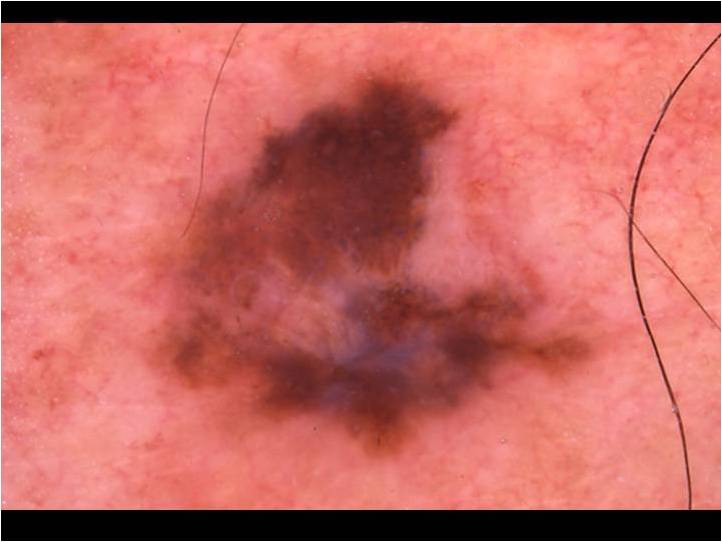
#> input picture dataset/AddTest/SLA_013.jpg, 722 x 542 px
$ jupyter execute --allow-errors 'main add.ipynb'   (shell and % lines are left out)
#> lines starting #> are read from the running program, lines starting #| are printed output that depends on the picture; after the words box and inside, x2 and y2 are one past the last pixel; in counts of white or black regions, pixels touching at a corner belong together
[cell 1]
import cv2
import numpy as np
input_dir = 'dataset/AddTest'
output_dir = 'dataset/AddOutput'
groundtruth_dir = 'dataset/AddTestGT'

import matplotlib.pyplot as plt

[cell 2]
image_no = '013'

[cell 3]
img = cv2.imread(input_dir + f'/SLA_{image_no}.jpg')
#> img is the input picture: shape (542, 722, 3); mean B, G, R 96.8, 102.4, 193.9
img_ground = cv2.imread(groundtruth_dir + f'/SLA_GT_{image_no}.png')
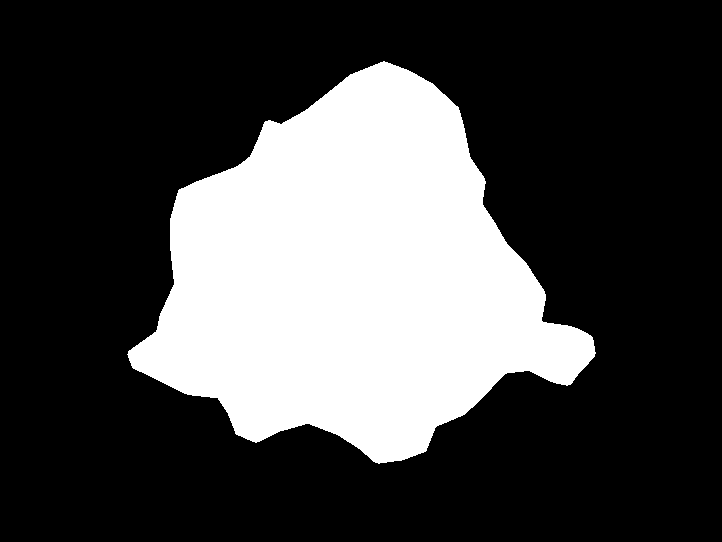
#> input picture dataset/AddTestGT/SLA_GT_013.png, 722 x 542 px
#> img_ground is the input picture: shape (542, 722, 3); 28% white; 1 white region, box (x1, y1, x2, y2) and area: (127, 61, 596, 464) 109613
img_rgb = cv2.cvtColor(img, cv2.COLOR_BGR2RGB)  # convert BGR to RGB
plt.imshow(img_rgb)
plt.show()

[cell 4]
img = cv2.cvtColor(img, cv2.COLOR_BGR2GRAY)
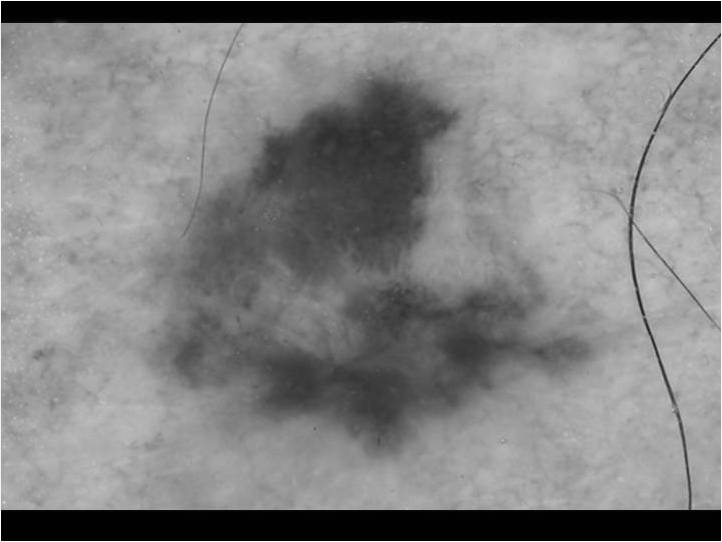
#> img: shape (542, 722); min 0, max 255, mean 129.1
# Reduce noise
blur = cv2.GaussianBlur(img,(7,7),0)
img_contrast = cv2.convertScaleAbs(blur, alpha=1.2, beta=10)
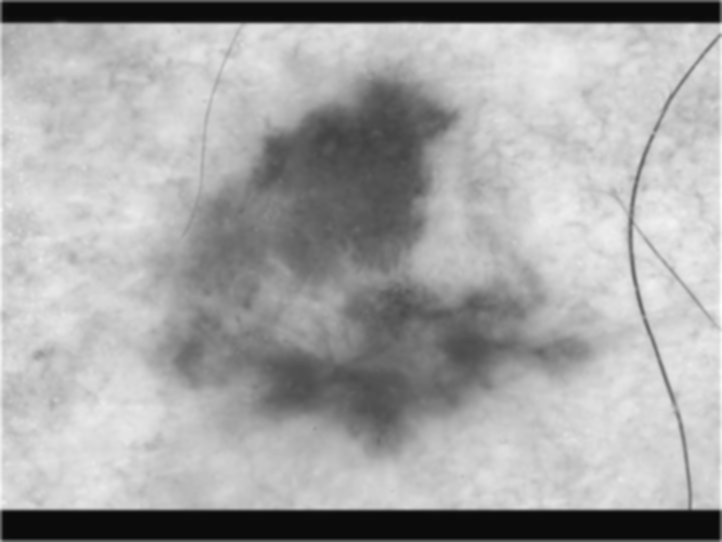
#> img_contrast: shape (542, 722); min 11, max 255, mean 164.4

[cell 5]
ret,binary = cv2.threshold(img_contrast,0,255,cv2.THRESH_BINARY_INV+cv2.THRESH_OTSU)
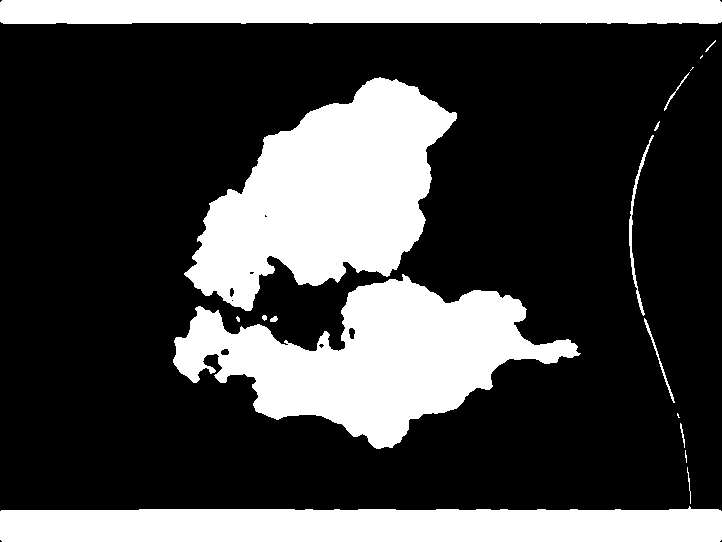
#> binary: shape (542, 722); 28% white; 18 white regions (5 under 20 px), largest, box (x1, y1, x2, y2) and area: (184, 77, 457, 311) 35128, (173, 274, 581, 449) 33223, (0, 506, 722, 542) 23429
#> ret = 137

[cell 6]
cross_kernel = cv2.getStructuringElement(cv2.MORPH_CROSS,(5,5))
eroded = cv2.erode(binary,cross_kernel,iterations = 5)
#> eroded: shape (542, 722); 19.1% white; 8 white regions (3 under 20 px), largest, box (x1, y1, x2, y2) and area: (196, 87, 445, 299) 26765, (229, 287, 524, 439) 21660, (0, 517, 722, 542) 16058, (1, 0, 721, 14) 9412, (183, 319, 224, 370) 803

[cell 7]
plt.figure(figsize=(12,6))
plt.subplot(121), plt.imshow(binary,cmap='gray')
plt.title('Binary Image')
plt.xticks([]),plt.yticks([])

plt.subplot(122), plt.imshow(eroded,cmap='gray')
plt.title('Eroded Image')
plt.xticks([]),plt.yticks([])
plt.show()

[cell 8]
# Flood fill to remove border image mask
thresh = eroded.copy()
h, w = img.shape[:2]
#> h = 542; w = 722
for row in range(h):
    if thresh[row, 0] == 255:
        cv2.floodFill(thresh, None, (0, row), 0)
    if thresh[row, w-1] == 255:
        cv2.floodFill(thresh, None, (w-1, row), 0)
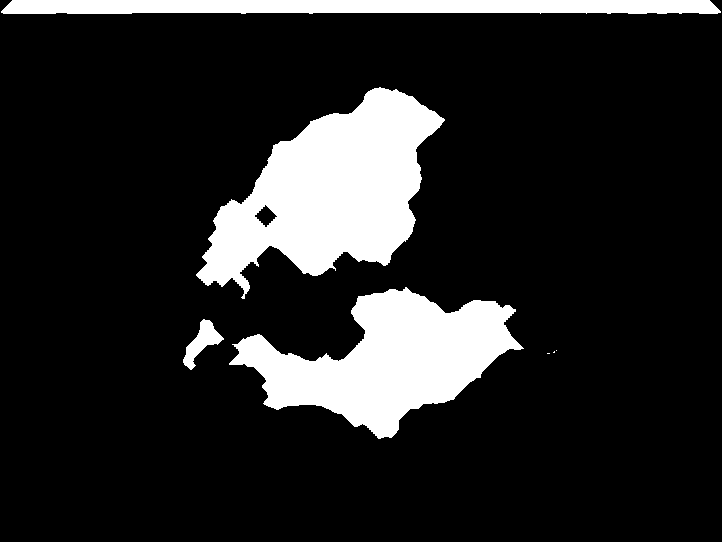
#> thresh: shape (542, 722); 15% white; 7 white regions (3 under 20 px), largest, box (x1, y1, x2, y2) and area: (196, 87, 445, 299) 26765, (229, 287, 524, 439) 21660, (1, 0, 721, 14) 9412, (183, 319, 224, 370) 803
for col in range(w):
    if thresh[0, col] == 255:
        cv2.floodFill(thresh, None, (col, 0), 0)
    if thresh[h-1, col] == 255:
        cv2.floodFill(thresh, None, (col, h-1), 0)
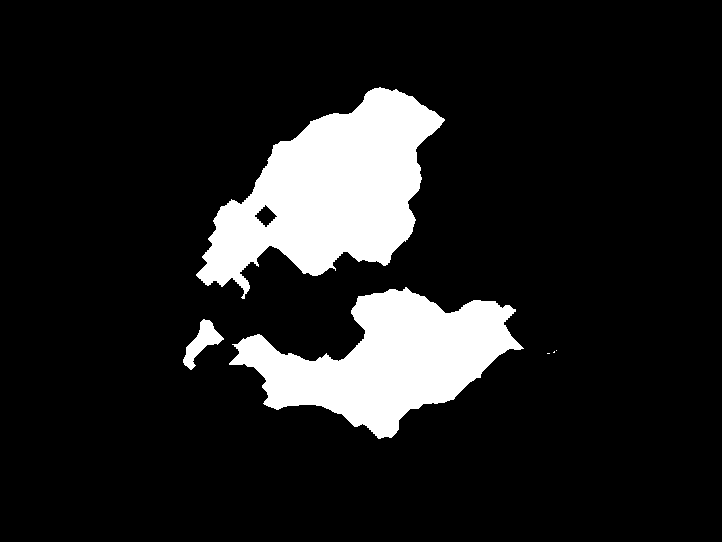
#> thresh: shape (542, 722); 12.6% white; 6 white regions (3 under 20 px), largest, box (x1, y1, x2, y2) and area: (196, 87, 445, 299) 26765, (229, 287, 524, 439) 21660, (183, 319, 224, 370) 803

# Flood fill background to find inner holes
# holes = thresh.copy()
dilated = cv2.dilate(thresh,cross_kernel,iterations = 10)
#> dilated: shape (542, 722); 21.2% white; 1 white region, box (x1, y1, x2, y2) and area: (163, 67, 577, 459) 82881
holes = dilated.copy()
cv2.floodFill(holes, None, (0, 0), 255)
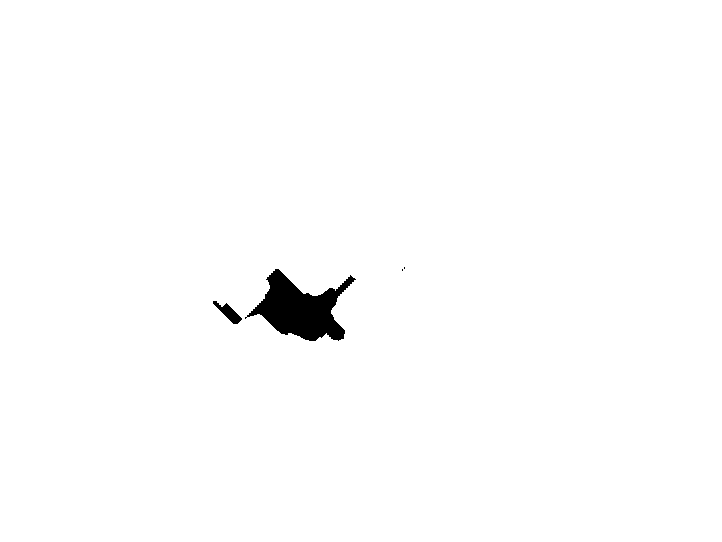
#> holes: shape (542, 722); 98.9% white; 4 black regions (2 under 20 px), largest, box (x1, y1, x2, y2) and area: (245, 269, 356, 341) 3848, (213, 301, 242, 324) 259

# invert holes thresh, bitwise or with thresh to fill in holes
holes = cv2.bitwise_not(holes)
filled_mask = cv2.bitwise_or(dilated, holes)
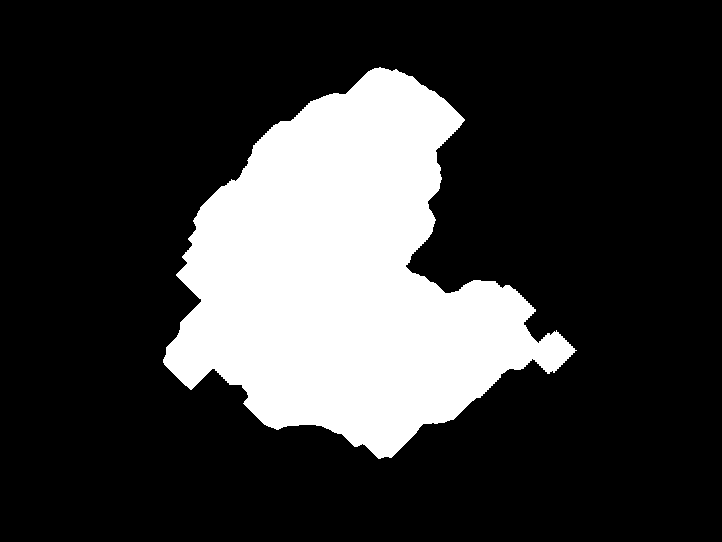
#> filled_mask: shape (542, 722); 22.2% white; 1 white region
plt.imshow(filled_mask,cmap='gray')
plt.show()

[cell 9]
plt.imshow(dilated,cmap='gray')
plt.show()

[cell 10]
cnts, _ = cv2.findContours(filled_mask, cv2.RETR_EXTERNAL, cv2.CHAIN_APPROX_NONE)
#> cnts = 1 contour; box (x1, y1, x2, y2) and area: (163, 67, 577, 459) 86314
cnt = max(cnts, key=cv2.contourArea)
#> cnt = contour of 1353 points, box (x1, y1, x2, y2) (163, 67, 577, 459), area 86314

out = np.zeros(filled_mask.shape, np.uint8)
cv2.drawContours(out, [cnt], -1, 255, cv2.FILLED)
ctr_mask = cv2.bitwise_and(filled_mask, out)

[cell 11]
kernel = cv2.getStructuringElement(cv2.MORPH_ELLIPSE,(5,5))
#> kernel = [[0, 0, 1, 0, 0], [1, 1, 1, 1, 1], [1, 1, 1, 1, 1], [1, 1, 1, 1, 1], [0, 0, 1, 0, 0]]
dilation = cv2.dilate(ctr_mask,kernel,iterations = 5)
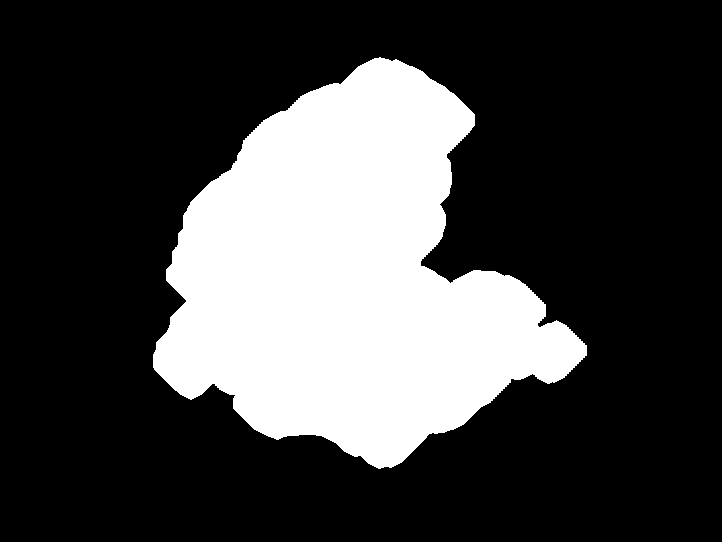
#> dilation: shape (542, 722); 26.2% white; 1 white region, box (x1, y1, x2, y2) and area: (153, 57, 587, 469) 102573
# plt.imshow(dilation,cmap='gray')
# plt.show()

[cell 12]
plt.figure(figsize=(8,15))
plt.subplot(421), plt.imshow(img,cmap='gray')
plt.title('Grayscaled Image')
plt.xticks([]),plt.yticks([])

plt.subplot(422), plt.imshow(blur,cmap='gray')
plt.title('After Gaussian Blur')
plt.xticks([]),plt.yticks([])

plt.subplot(423), plt.imshow(img_contrast,cmap='gray')
plt.title('Scaled Image')
plt.xticks([]),plt.yticks([])

plt.subplot(424), plt.imshow(binary,cmap='gray')
plt.title('Binary Image')
plt.xticks([]),plt.yticks([])

plt.subplot(425), plt.imshow(thresh,cmap='gray')
plt.title('Floodfill')
plt.xticks([]),plt.yticks([])

plt.subplot(426), plt.imshow(filled_mask,cmap='gray')
plt.title('Filled Holes')
plt.xticks([]),plt.yticks([])

plt.subplot(427), plt.imshow(ctr_mask,cmap='gray')
plt.title('Largest Area Extracted')
plt.xticks([]),plt.yticks([])

plt.subplot(428), plt.imshow(dilation,cmap='gray')
plt.title('Dilated Image')
plt.xticks([]),plt.yticks([])
plt.show()

[cell 13]
plt.figure(figsize=(12,6))
plt.subplot(121), plt.imshow(img_ground,cmap='gray')
plt.title('GT Image')
plt.xticks([]),plt.yticks([])

plt.subplot(122), plt.imshow(dilation,cmap='gray')
plt.title('Output Image')
plt.xticks([]),plt.yticks([])
plt.show()
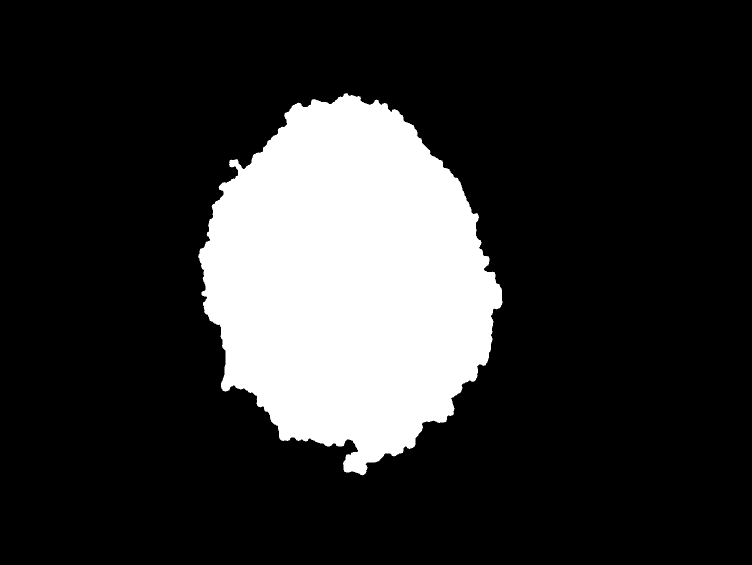
#> input picture dataset/AddTestGT/SLA_GT_01.png, 1504 x 1129 px (shown at 1/2 size)
#> further down, img_gt is the input picture: shape (1129, 1504, 3); 18.7% white; 1 white region, box (x1, y1, x2, y2) and area: (396, 186, 1005, 951) 317003

#> (a cell that did not finish here is left out)
